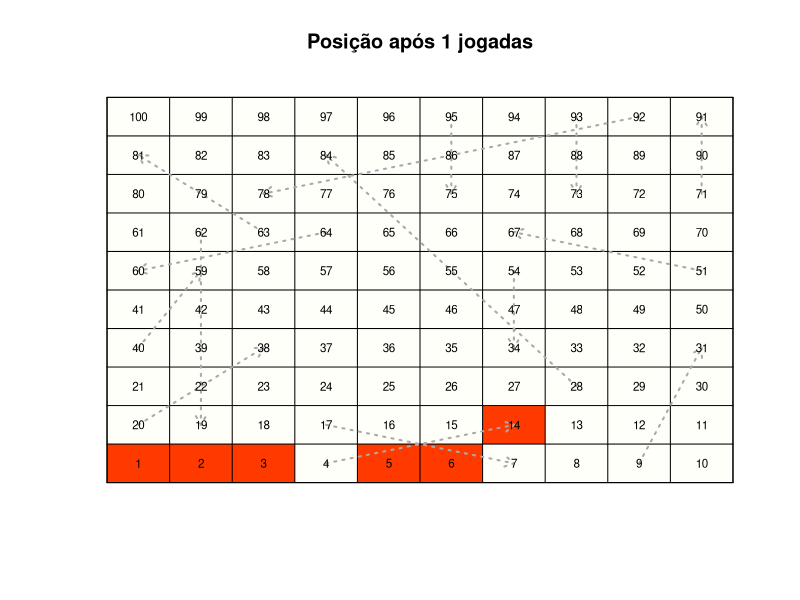
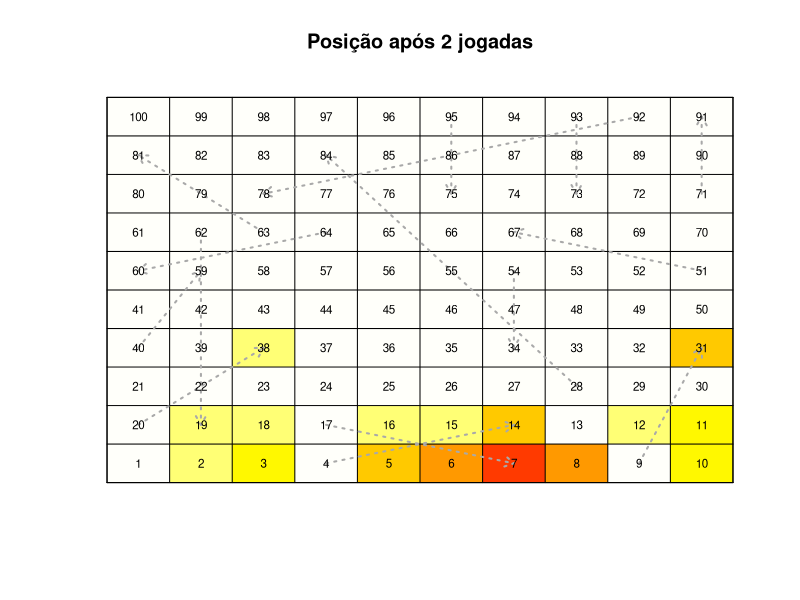
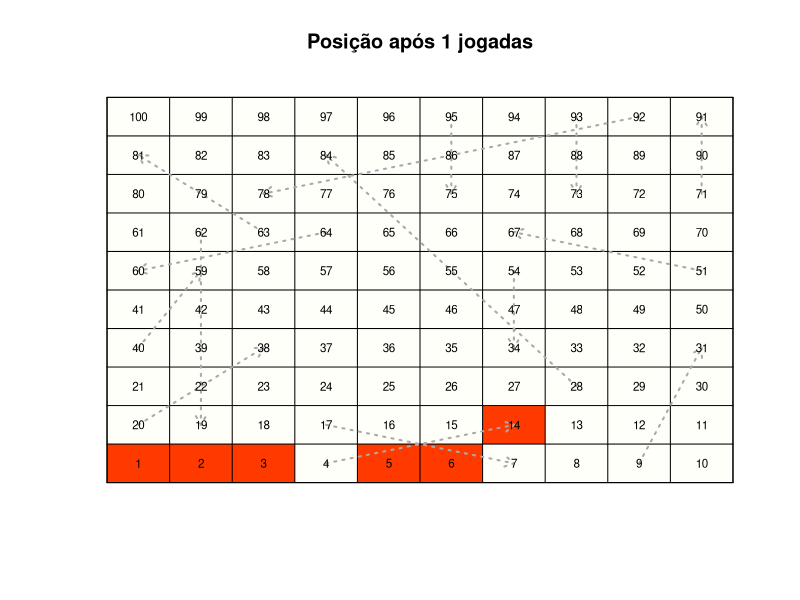
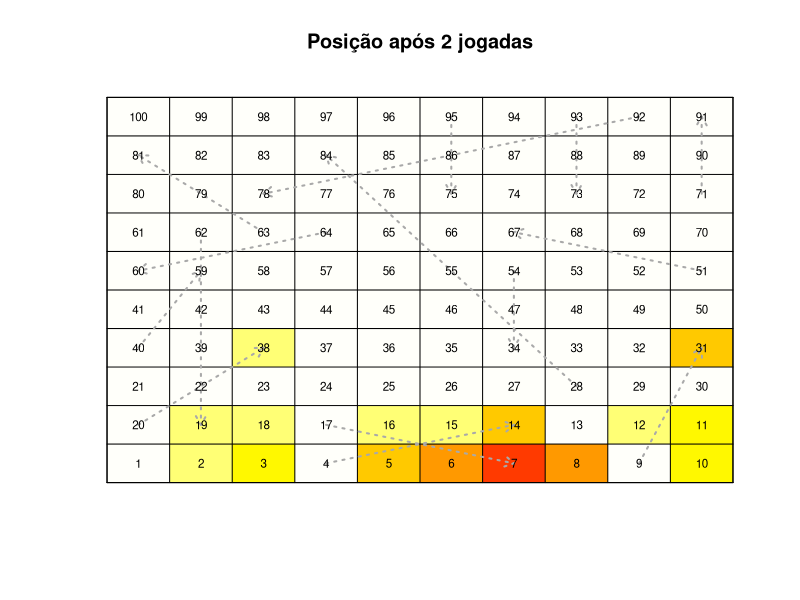
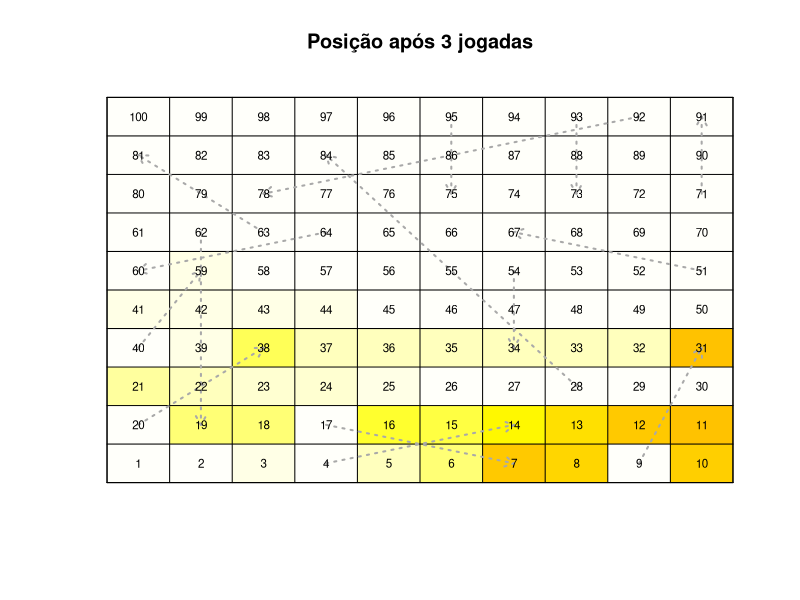
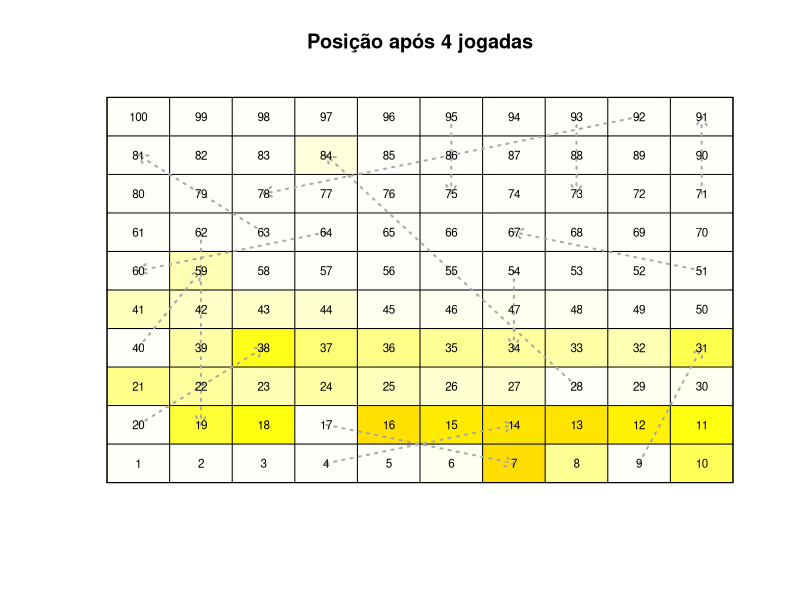
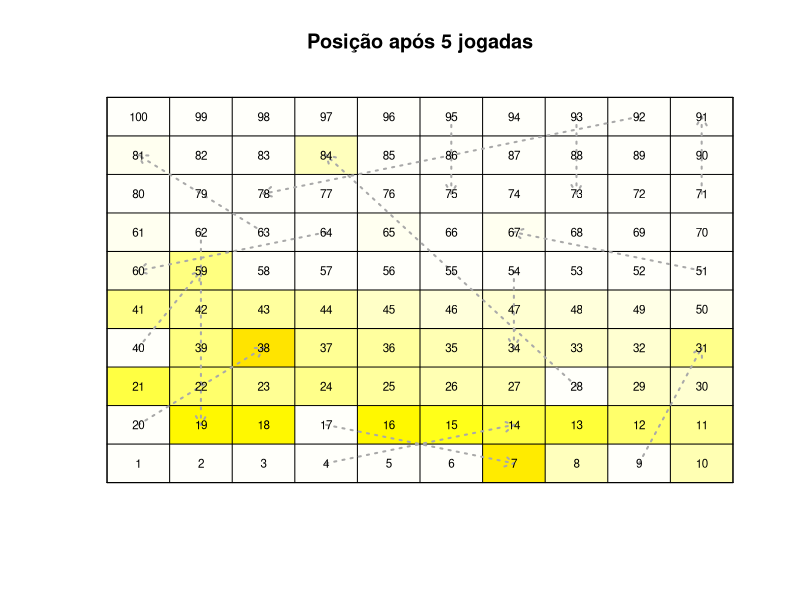
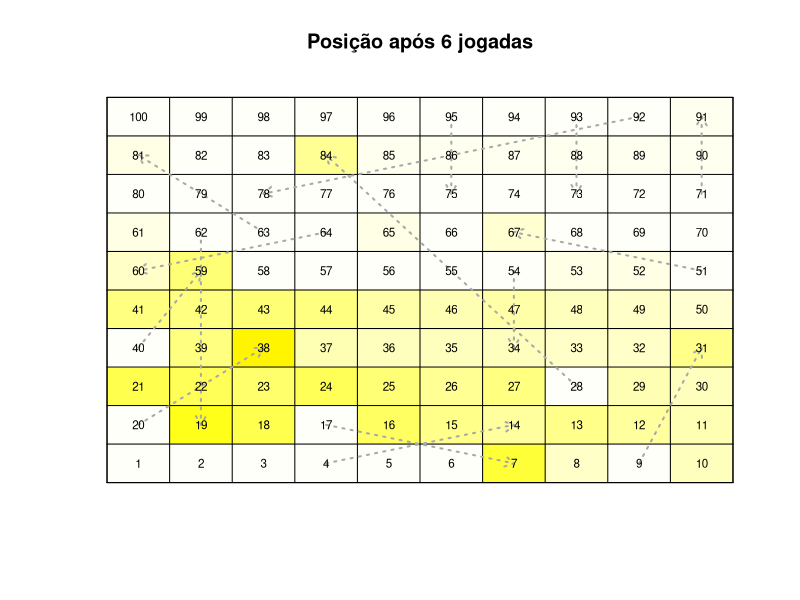

Reproduce these figures in R, in order. (Note: a time limit stopped this script after it produced the figures.)
#Codigo original
#http://freakonometrics.blog.free.fr/index.php?post/2011/12/20/Basic-on-Markov-Chain-(for-parents)
#Informações sobre o jogo
#http://en.wikipedia.org/wiki/Snakes_and_Ladders

#Primeiro defina a matrix de transição.
#Tem que definir como vai mudando as coisas, definindo todas as
#Escadinhas que te jogam pra frente e que cobrinhas que te jogam pra traz.

n=100
M=matrix(0,n+1,n+1+6)
rownames(M)=0:n
colnames(M)=0:(n+6)

for(i in 1:6) {
    diag(M[,(i+1):(i+1+n)])=1/6
}

M[,n+1]=apply(M[,(n+1):(n+1+6)],1,sum)
M=M[,1:(n+1)]
starting=c(4,9,17,20,28,40,51,54,62,64,63,71,93,95,92)
ending  =c(14,31,7,38,84,59,67,34,19,60,81,91,73,75,78)

for(i in 1:length(starting)) {
    v=M[,starting[i]+1]
    ind=which(v>0)
    M[ind,starting[i]+1]=0
    M[ind,ending[i]+1]=M[ind,ending[i]+1]+v[ind]
}


#Vamos entender o que foi feito.
#O tabuleiro inteiro é composto de 100 quadradinhos
nrow(M)
#Mas temo o momento da primeira parada de dados, O, ou seja
#seu pião ta fora do tabuleiro, vc vai joga o dado e ai vai
#parar em algum lugar do tabuleiro

#Agora qd vc joga o dado a primeira vez o que pode acontecer?
M[1,]
#Temos que entender que:
#Vc pode mudar para 6 lugares, com chance igual de cada lugar
1/6
# onde são esses lugares?
M[1,]
#No 1, 2 ,3, 5, 6 ,14
#a parada é que no se cair 4 no dado vc para no 4
#definimos isso ali em cima, ollha  a linha  starting, qd ta 4
#o ending ta 14

#Agora vamos supor vc vai faze sua segunda jogada
#que vc tirou um na primeira jogada e esta na posição 2,
#onde vc pode ir para na proxima jogada?
M[2,]
#Olha que o 2 ja ta 0, ou seja,essa matrix te diz onde vc pode ir parar
#e como é um numero entre 1 e 6 vc tem sempre 6 lugares, e a matrix te da
#a chance de onde vc vai estar dependendo da onde vc esta agora
#ou seja o numero da linha é o lugar que vc esta
#são 101 colunas que são os lugares que vc pode estar, no tempo

#Muito legal, mas qual a importancia dessa porra?
#Com uma markov chain vc integra qualquer pergunta.
#se vc sabe como o sistema muda, vc pode perguntar muitas coisas
#calcular uma respostas

#vamos fazer uma função pra somar possibilidades
powermat=function(P,h) {
    Ph=P
    if(h>1) {
        for(k in 2:h) {
            Ph=Ph%*%P
        }
    }
    return(Ph)
}

#estabelecer o inicio do jogo, que é no 0
initial=c(1,rep(0,n))

#fazer uma variação de cores, com 101 possibilidades
COLOR=rev(heat.colors(101))

#Fazer um dataframe pra um plot bonito
u=1:sqrt(n)
boxes=data.frame(index=1:n,ord=rep(u,each=sqrt(n)),abs=rep(c(u,rev(u)),sqrt(n)/2))

#Função para plotar o calculo das posições
position=function(h){
    D=initial%*%powermat(M,h)
    plot(0:10,0:10,col="white",axes=FALSE,xlab="",ylab="",main=paste("Posição após",h,"jogadas"))

    for(i in 1:n) {
        polygon(boxes$abs[i]-c(0,0,1,1),boxes$ord[i]-c(0,1,1,0),col=COLOR[min(1+trunc(500*D[i+1]),101)],border=NA)
    }

    segments(c(0,10),rep(0,2),c(0,10),rep(10,2))
    segments(rep(0,2),c(0,10),rep(10,2),c(0,10))
    segments(0:10,rep(0,11),0:10,rep(10,11))
    segments(rep(0,11),0:10,rep(10,11),0:10)

    for(i in 1:length(starting)) {
        arrows(x0=boxes$abs[starting[i]]-0.5,
               y0=boxes$ord[starting[i]]-0.5,
               x1=boxes$abs[ending[i]]-0.5,
               y1 =boxes$ord[ending[i]]-0.5,
               lty=3,length=0.10,col="darkgray",lwd=2)
    }
    text(boxes$abs-.5,boxes$ord-.5,boxes$index,cex=.7)
}









#Agora vamos perguntar o seguinte, onde vc vai estar apos a primeira
#parada de dados, jogou o dado uma vez, onde vc vai estar?
position(1)

#tudo ta da mesma cor, pq vc pode estar  em 6 lugares so, e eles
#estão marcadinhos ae
#agora vc jogou o a segunda vez
position(2)
#agora a porra muda de figura
#note que o 7 é o lugar mais vermelhinho pq?
#pois vc jogou o dado 2 vezes, e lembra que
#7 é a soma mais comum?
#6+1,2+5,3+4... e assim vai
#agora se vc tirou 4 na primeira jogada, vc subiu a escadinha para o 14
#ai se tirou 6 na segunda, vc para no 20 e sobe a escada pro 38, olhe como
#é bem clarinho a cor, ou seja como é especifico as 2 paradas de dado
#é pouco provavel vc estar ali, comparado com o 7 por exemplo

#aqui vamo faze um loop para ver como o jogo rola ao longo de
#100 jogadas
for (i in 1:100) {
                  position(i)
                  Sys.sleep(1)
                  }


#Mas imagina que vc bica a mesa e derruba seu peão
#e não lembra onde estava?
#vamos olhar para 10 jogadas onde vc pode estar?
position(10)

#se vc fala que estava em algum lugar 59 60 ou 61
#podemos ver a probabilidade de estar em cada lugar
h=10
posição<-(initial%*%powermat(M,h))[59:61]/sum((initial%*%powermat(M,h))[59:61])
#de 100% de possibilidades
sum(posição)
#eles tão distribuidas assim
posição
#ou seja, é mais facil provavel que vc tivesse no quadrinho 60, que o 61
#e dificilmente no 59


#podemos ainda olhar a distribuição de ainda estar jogando
#pelo tanto de jogadas

distrib=initial%*%M
game=rep(NA,1000)
for(h in 1:length(game)){
game[h]=distrib[n+1]
distrib=distrib%*%M}
plot(1-game[1:200],type="l",lwd=2,col="red",
ylab="Probabilidade de ainda estar jogando")

#olha so la pela jogada 50, ja vai te acabando o jogo
#depois de 100 jogada, cabou, ta 0 a chance de gente ta jogando
position(50)

#Com essa distribuição, vc pode perguntar qual
#o numero de jogadas pra acabar o jogo

sum(1-game)

#Ou seja, em 33 jogadas em média, o jogo acaba, mas em 50% dos jogos
#leva menos de 29 jogadas

max(which(1-game>.5))
position(29)

#Mas como ninguem joga sozinho, e o jogo acaba qd alguem chega no 100
#podemos perguntar quando o jogo acaba qd algum de nois 2 chega a 100


plot((1-game[1:200])^2,type="l",lwd=2,col="blue",
ylab="Probabilidade de ainda estar jogando (2 jogadores)")

#E o numero esperado de jogadas para acaba o jogo com 2 jogadores
#Here, the expected number of turns before ending the game is

sum((1-game)^2)

#e com 3 jogadores?

plot((1-game[1:200])^3,type="l",lwd=2,col="purple",
ylab="Probabilidade de ainda estar jogando (3 jogadores)")

#Quanto mais jogador, mais rapido o jogo acaba

sum((1-game)^3)
